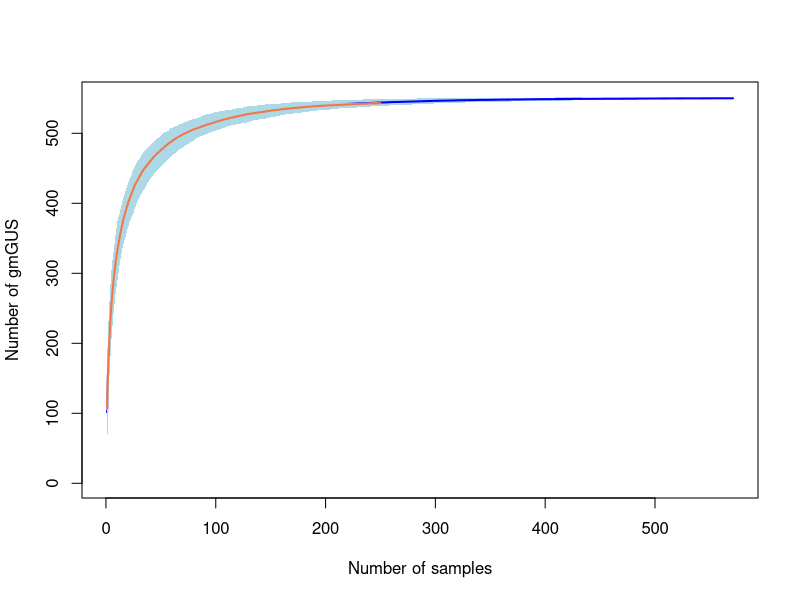
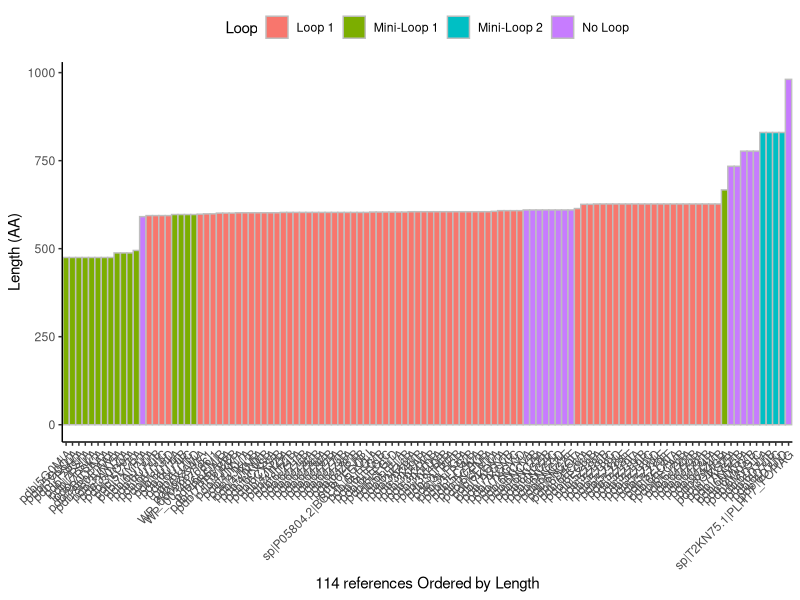
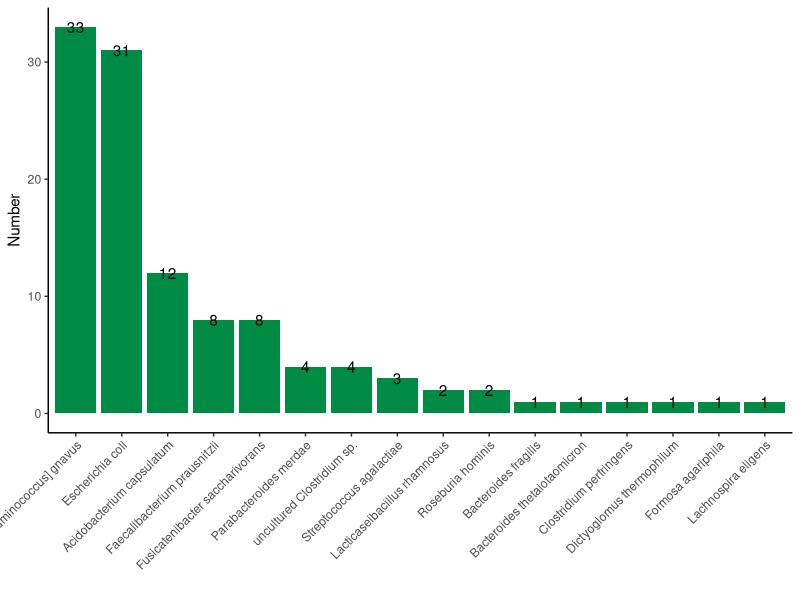
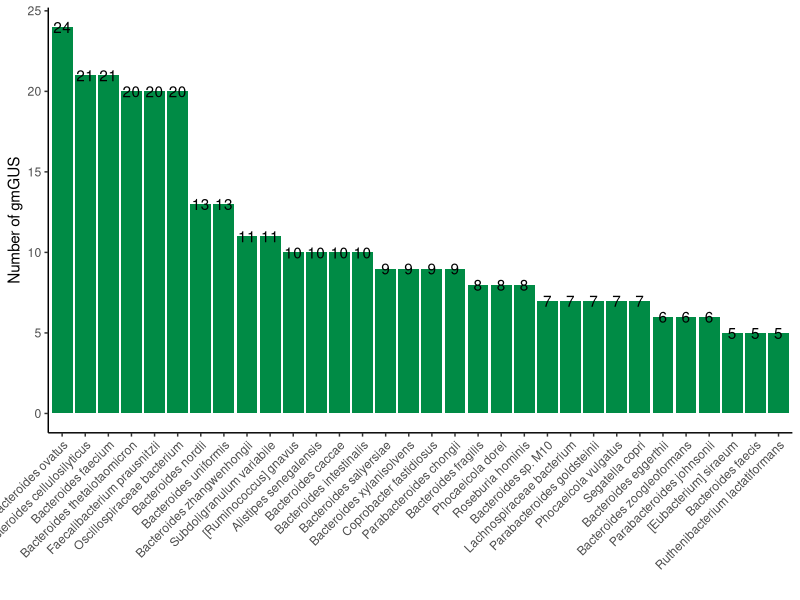

Recreate these plots in R, in order.
# ######################################################################
#
## Rarefaction curves
## Barplot for 114 references and 550 gmGUSs
#
# ######################################################################
library(vegan)
library(dplyr)
library(ggplot2)

##### Get Data #####
group <- read.csv("00.rawdata/group.csv",header = T,row.names = 1)
GUSabun_ABS <- read.csv("00.rawdata/GUSabun_ABS.csv",header = T,row.names = 1)
referenceStat <- read.csv("00.rawdata/referenceStat.csv",header = T,row.names = 1)
GUSsStat <- read.csv("00.rawdata/GUSsStat.csv",header = T,row.names = 1)

##### Rarefaction Curves #####
data.spec <- specaccum(t(GUSabun_ABS), method = "random")  
plot(data.spec, ci.type = "poly", col = "blue", lwd = 2, ci.lty = 0,
     ci.col = "lightblue", xlab = "Number of samples",
     ylab = "Number of gmGUS")
data.spec <- specaccum(t(GUSabun_ABS[,group %>% dplyr::filter(Stage == "Healthy") %>% rownames()]), method = "random")  
plot(data.spec, ci.type = "poly", col = '#cecccb', lwd = 2, ci.lty = 0,
     ci.col = "lightblue", xlab = "Number of samples",
     ylab = "Number of gmGUS",add=T)
data.spec <- specaccum(t(GUSabun_ABS[,group %>% dplyr::filter(Stage %in% c('MP','S0','SI_II','SIII_IV ')) %>% rownames()]), method = "random")  
plot(data.spec, ci.type = "poly", col = '#f3764a', lwd = 2, ci.lty = 0,
     ci.col = "lightblue", xlab = "Number of samples",
     ylab = "Number of gmGUS",add=T)

##### barPlot for 114 references ######
referenceStat %>% tibble::rownames_to_column(var="ID") %>% ggplot(aes(reorder(ID,Length),weight=Length,fill=Loop)) + geom_bar(width = 1,color="grey") + theme_classic() + theme(legend.position = "top",axis.text.x = element_text(angle = 45,hjust = 1)) + xlab("114 references Ordered by Length") + ylab("Length (AA)")
table((referenceStat %>% dplyr::filter(LastRank == 's'))$species) %>% as.data.frame() %>% ggplot(aes(reorder(Var1,-Freq),weight=Freq)) + geom_bar(fill="springgreen4") + xlab("") + theme_classic() + theme(axis.text.x = element_text(angle = 45,hjust = 1)) + geom_text(aes(y=Freq,label=Freq)) + ylab('Number')
prop.table(table(referenceStat$Loop)) * 100 

##### barPlot for 550 gmGUss ######
table(GUSsStat$species) %>% as.data.frame %>% dplyr::arrange(-Freq) %>% dplyr::filter(Freq >= 5) %>% ggplot(aes(reorder(Var1,-Freq),weight=Freq)) + geom_bar(fill="springgreen4") + xlab("") + theme_classic() + theme(axis.text.x = element_text(angle = 45,hjust = 1)) + geom_text(aes(y=Freq,label=Freq))  + ylab("Number of gmGUS")

